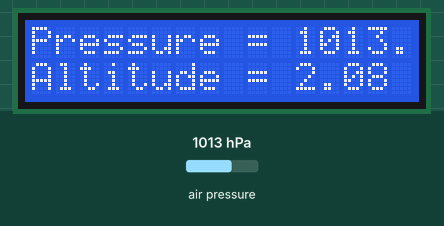
The sketch below on a simulated Arduino Uno, built with avr-gcc and run on an emulated ATmega328P. On the bench: 16×2 character LCD. The test bench sets the inputs (shaded band); at power-on: air pressure 1013 hPa. What the sketch prints to the serial monitor is not drawn.

Above: at 1.2 s.
1.3 s: air pressure set to 952 hPa
At 2.8 s:
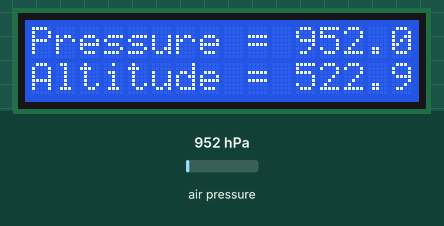
3.6 s: air pressure set to 1014 hPa
At 5.4 s:
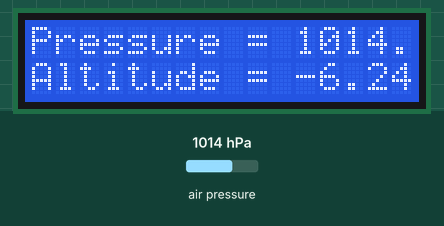
5.7 s: air pressure set to 975 hPa
At 7.1 s:
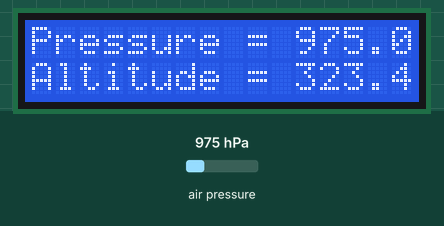
Timing chart, 0 to 8.7 s (numbered marks = the images above; inputs shaded):
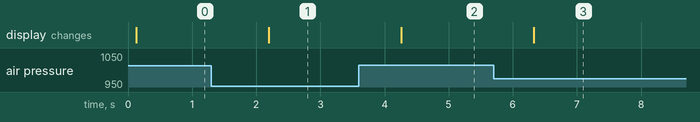

The sketch:

Final.ino
```cpp
/***************************************************************************
* Project : Measuring Altitude using BME680
* System : Arduino UNO R3
* Author : Asser Soliman
****************************************************************************
* Description
* This is a project in which we connect enviromental sensor BME680 with
* Arduino UNO R3 using I2C communication protocol and read pressure data
* which then can be used to get altitude using proper equation
***************************************************************************/

/******************** Includes Section Start ********************/
#include <Wire.h>
#include <SPI.h>
#include <Adafruit_Sensor.h>
#include <Adafruit_BME280.h>
#include <LiquidCrystal.h>
/******************** Includes Section End ********************/

/******************** Definition Section Start ********************/
#define SEALEVELPRESSURE_HPA (1013.25)
#define rs  12
#define en  11
#define d4  5
#define d5  4
#define d6  3
#define d7  2
/******************** Definition Section End ********************/

/******************** Variables Section Start ********************/
bool status;
Adafruit_BME280 bme;
LiquidCrystal lcd(rs, en, d4, d5, d6, d7);

void printValues()
{
  Serial.println();

  Serial.print("Pressure = ");
  Serial.print(bme.readPressure() / 100.0F);
  Serial.println(" hPa");

  Serial.print("Approx. Altitude = ");
  Serial.print(bme.readAltitude(SEALEVELPRESSURE_HPA));
  Serial.println(" m");

  Serial.println("===============================================================");

  lcd.setCursor(0, 0); // top left

  lcd.print("Pressure = ");
  lcd.print(bme.readPressure() / 100.0F);
  lcd.println(" hPa");

  lcd.setCursor(0, 1); // bottom left

  lcd.print("Altitude = ");
  lcd.print(bme.readAltitude(SEALEVELPRESSURE_HPA));
  lcd.println(" m");

}
/******************** Functions Section End ********************/

/******************** Setup Section Start ********************/
void setup()
{
  Serial.begin(9600);
  while(!Serial); // Waiting till serial communication is ready

  lcd.begin(16, 2);

  status = bme.begin(0x76);  // Communicating with sensor

  while (!status) {
    Serial.println("Could not find a valid BME680 sensor, check wiring!");
    delay(1000);
    status = bme.begin(0x76);
  }
}
/******************** Setup Section End ********************/

/******************** Loop Section Start ********************/
void loop(void)
{
    printValues();
    delay(2000);
}
/******************** Loop Section End ********************/
```

Measured:
- after the input at 1.3 s, the display: changes after 0.89 s (image 1)
- after the input at 3.6 s, the display: changes after 0.66 s (image 2)
- after the input at 5.7 s, the display: changes after 0.62 s (image 3)
